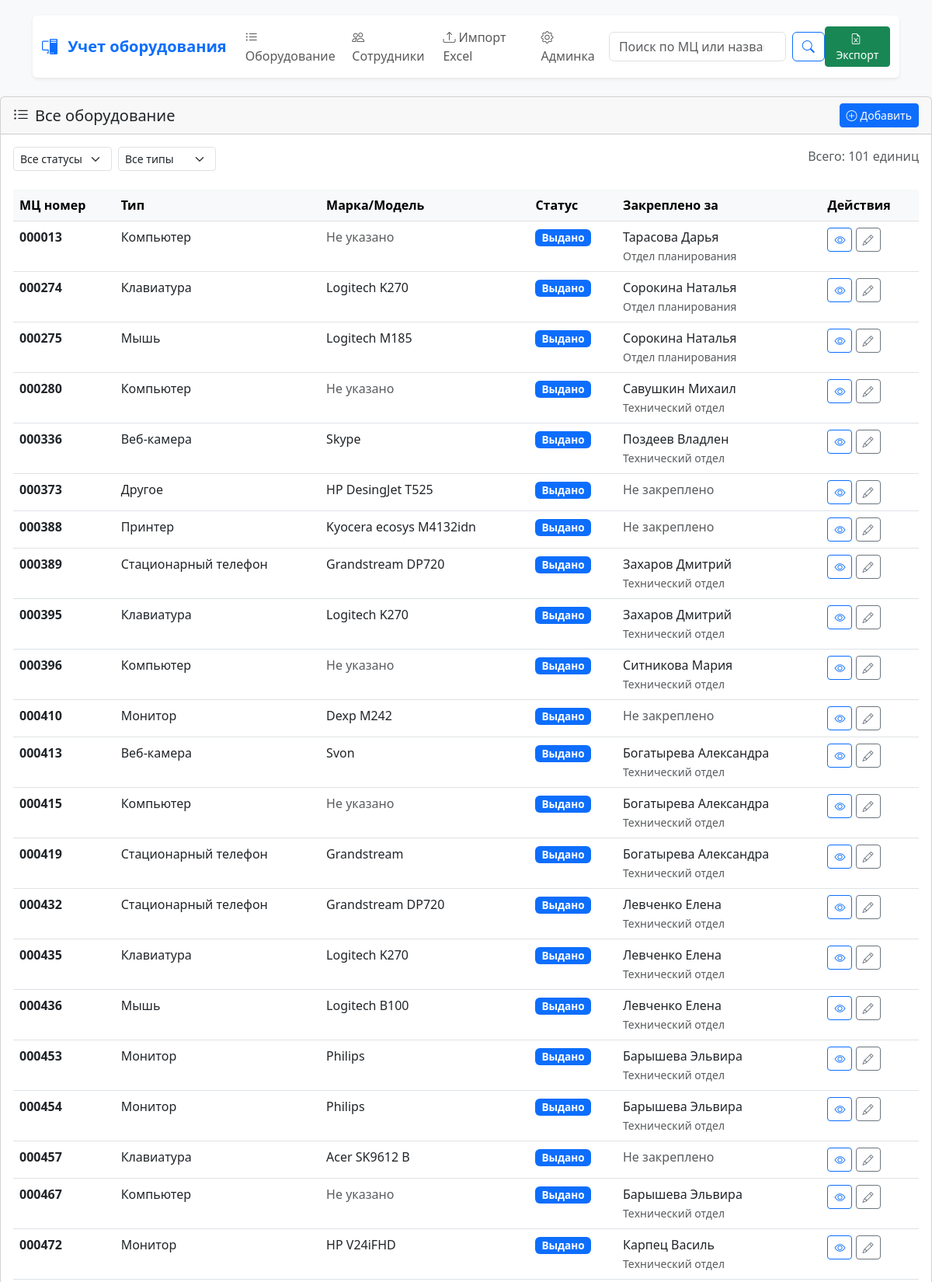
Screenshot of /equipment/ (upper part) with the database file from the repository.
### equipments/models.py (models this page shows, shortened)
class Equipment(models.Model):
    TYPE_CHOICES = [
        ('laptop', 'Ноутбук'),
        ('pc', 'Компьютер'),
        ('monitor', 'Монитор'),
        ('keyboard', 'Клавиатура'),
        ('mouse', 'Мышь'),
        ('printer', 'Принтер'),
        ('scanner', 'Сканер'),
        ('headphones', 'Наушники'),
        ('phone', 'Стационарный телефон'),
        ('webcam', 'Веб-камера'),
        ('other', 'Другое'),
    ]
    STATUS_CHOICES = [
        ('available', 'На складе'),
        ('issued', 'Выдано'),
        ('broken', 'Сломан'),
        ('repair', 'В ремонте'),
        ('written_off', 'Списан'),
    ]
    mc_number = models.CharField('Номер МЦ', max_length=20, db_index=True, blank=True, null=True)
    type = models.CharField('Тип', max_length=50, choices=TYPE_CHOICES)
    brand = models.CharField('Марка', max_length=100, blank=True)
    model = models.CharField('Модель', max_length=100, blank=True)
    serial_number = models.CharField('Серийный номер', max_length=100, blank=True)
    assigned_to = models.ForeignKey(
        Employee,
        on_delete=models.SET_NULL,
        null=True,
        blank=True,
        verbose_name='Закреплено за',
        related_name='equipment'
    )
    status = models.CharField('Статус', max_length=20, choices=STATUS_CHOICES, default='issued')
    purchase_date = models.DateField('Дата покупки', null=True, blank=True)
    warranty_until = models.DateField('Гарантия до', null=True, blank=True)
    notes = models.TextField('Примечания', blank=True)
    created_at = models.DateTimeField('Дата добавления', auto_now_add=True)
    updated_at = models.DateTimeField('Дата обновления', auto_now=True)
    class Meta:
        verbose_name = 'Оборудование'
        verbose_name_plural = 'Оборудование'
        ordering = ['mc_number']  # NULL значения будут в конце
        indexes = [
            models.Index(fields=['mc_number']),
            models.Index(fields=['type']),
            models.Index(fields=['status']),
        ]

### employees/models.py (models this page shows, shortened)
class Employee(models.Model):
    last_name = models.CharField('Фамилия', max_length=100)
    first_name = models.CharField('Имя', max_length=100)
    middle_name = models.CharField('Отчество', max_length=100, blank=True)
    department = models.ForeignKey(Department, on_delete=models.SET_NULL, null=True, blank=True, verbose_name='Отдел')
    position = models.CharField('Должность', max_length=100, blank=True)
    is_active = models.BooleanField('Работает', default=True)
    class Meta:
        verbose_name = 'Сотрудник'
        verbose_name_plural = 'Сотрудники'
        ordering = ['last_name', 'first_name']
    @property
    def full_name(self):
        return f"{self.last_name} {self.first_name} {self.middle_name}".strip()

class Department(models.Model):
    name = models.CharField('Название отдела', max_length=100, unique=True)
    short_name = models.CharField('Короткое название', max_length=20, blank=True)
    class Meta:
        verbose_name = 'Отдел'
        verbose_name_plural = 'Отделы'

### equipments/views.py (the view)
# urls.py: path('', views.equipment_list, name='equipment_list'),
def equipment_list(request):
    equipments = Equipment.objects.select_related('assigned_to').all()
    status_filter = request.GET.get('status')
    type_filter = request.GET.get('type')
    if status_filter:
        equipments = equipments.filter(status=status_filter)
    if type_filter:
        equipments = equipments.filter(type=type_filter)
    context = {
        'equipments': equipments,
        'status_filter': status_filter,
        'type_filter': type_filter,
    }
    return render(request, 'equipments/equipment_list.html', context)

### equipments/templates/equipments/equipment_list.html (shortened to what this page needs)
{% extends 'base.html' %}
{% block content %}
<div class="card">
    <div class="card-header d-flex justify-content-between align-items-center">
        <h5 class="mb-0">
            <i class="bi bi-list-ul me-2"></i>Все оборудование
        </h5>
        <div>
            <a href="/admin/equipments/equipment/add/" class="btn btn-sm btn-primary" target="_blank">
                <i class="bi bi-plus-circle me-1"></i>Добавить
            </a>
        </div>
    </div>
    <div class="card-body">
        <div class="row mb-4">
            <div class="col-md-6">
                <form method="get" class="row g-2">
                    <div class="col-auto">
                        <select name="status" class="form-select form-select-sm" onchange="this.form.submit()">
                            <option value="">Все статусы</option>
                        </select>
                    </div>
                    <div class="col-auto">
                        <select name="type" class="form-select form-select-sm" onchange="this.form.submit()">
                            <option value="">Все типы</option>
                        </select>
                    </div>
                </form>
            </div>
            <div class="col-md-6 text-end">
                <span class="text-muted">
                    Всего: {{ equipments.count }} единиц
                </span>
            </div>
        </div>
        {% if equipments %}
        <div class="table-responsive">
            <table class="table table-hover">
                <thead class="table-light">
                    <tr>
                        <th>МЦ номер</th>
                        <th>Тип</th>
                        <th>Марка/Модель</th>
                        <th>Статус</th>
                        <th>Закреплено за</th>
                        <th>Действия</th>
                    </tr>
                </thead>
                <tbody>
                    {% for item in equipments %}
                    <tr>
                        <td>
                            <strong>{{ item.mc_number }}</strong>
                        </td>
                        <td>{{ item.get_type_display }}</td>
                        <td>
                            {% if item.brand or item.model %}
                                {% if item.brand %}{{ item.brand }}{% endif %}
                                {% if item.model %}{{ item.model }}{% endif %}
                            {% else %}
                                <span class="text-muted">Не указано</span>
                            {% endif %}
                        </td>
                        <td>
                            {% if item.status == 'available' %}
                                <span class="badge bg-success status-badge">На складе</span>
                            {% elif item.status == 'issued' %}
                                <span class="badge bg-primary status-badge">Выдано</span>
                            {% elif item.status == 'broken' %}
                                <span class="badge bg-danger status-badge">Сломан</span>
                            {% elif item.status == 'repair' %}
                                <span class="badge bg-warning text-dark status-badge">В ремонте</span>
                            {% elif item.status == 'written_off' %}
                                <span class="badge bg-secondary status-badge">Списан</span>
                            {% else %}
                                <span class="badge bg-light text-dark status-badge">{{ item.status }}</span>
                            {% endif %}
                        </td>
                        <td>
                            {% if item.assigned_to %}
                                {{ item.assigned_to.full_name }}
                                {% if item.assigned_to.department %}
                                    <br><small class="text-muted">{{ item.assigned_to.department.name }}</small>
                                {% endif %}
                            {% else %}
                                <span class="text-muted">Не закреплено</span>
                            {% endif %}
                        </td>
                        <td>
                            <a href="{% url 'equipments:equipment_detail' item.pk %}" class="btn btn-sm btn-outline-primary">
                                <i class="bi bi-eye"></i>
                            </a>
                            <a href="/admin/equipments/equipment/{{ item.pk }}/change/"
                               class="btn btn-sm btn-outline-secondary" target="_blank">
                                <i class="bi bi-pencil"></i>
                            </a>
                        </td>
                    </tr>
                    {% endfor %}
                </tbody>
            </table>
        </div>
        {% else %}
        <div class="text-center py-5">
            <i class="bi bi-inbox display-1 text-muted"></i>
            <h5 class="mt-3">Оборудование не найдено</h5>
            <p class="text-muted">Добавьте оборудование через админку</p>
        </div>
        {% endif %}
    </div>
</div>
{% endblock %}

### templates/base.html (style rules this page uses)
body { padding-top: 20px; background-color: #f8f9fa; }
.card { box-shadow: 0 2px 4px rgba(0, 0, 0, .1); margin-bottom: 20px; }
.status-badge { font-size: 0.85em; padding: 4px 8px; }

### rows the page displays
Equipment: mc_number "000013", type "Компьютер", brand "Не указано", status "Выдано", assigned_to.full_name "Тарасова Дарья", assigned_to.department.name "Отдел планирования"
Equipment: mc_number "000274", type "Клавиатура", brand "Logitech", model "K270", status "Выдано", assigned_to.full_name "Сорокина Наталья", assigned_to.department.name "Отдел планирования"
Equipment: mc_number "000275", type "Мышь", brand "Logitech", model "M185", status "Выдано", assigned_to.full_name "Сорокина Наталья", assigned_to.department.name "Отдел планирования"
Equipment: mc_number "000280", type "Компьютер", brand "Не указано", status "Выдано", assigned_to.full_name "Савушкин Михаил", assigned_to.department.name "Технический отдел"
Equipment: mc_number "000336", type "Веб-камера", brand "Skype", status "Выдано", assigned_to.full_name "Поздеев Владлен", assigned_to.department.name "Технический отдел"
Equipment: mc_number "000373", type "Другое", brand "HP", model "DesingJet T525", status "Выдано", shows "Не закреплено"
Equipment: mc_number "000388", type "Принтер", brand "Kyocera", model "ecosys M4132idn", status "Выдано", shows "Не закреплено"
Equipment: mc_number "000389", type "Стационарный телефон", brand "Grandstream", model "DP720", status "Выдано", assigned_to.full_name "Захаров Дмитрий", assigned_to.department.name "Технический отдел"
Equipment: mc_number "000395", type "Клавиатура", brand "Logitech", model "K270", status "Выдано", assigned_to.full_name "Захаров Дмитрий", assigned_to.department.name "Технический отдел"
Equipment: mc_number "000396", type "Компьютер", brand "Не указано", status "Выдано", assigned_to.full_name "Ситникова Мария", assigned_to.department.name "Технический отдел"
Equipment: mc_number "000410", type "Монитор", brand "Dexp", model "M242", status "Выдано", shows "Не закреплено"
Equipment: mc_number "000413", type "Веб-камера", brand "Svon", status "Выдано", assigned_to.full_name "Богатырева Александра", assigned_to.department.name "Технический отдел"
Equipment: mc_number "000415", type "Компьютер", brand "Не указано", status "Выдано", assigned_to.full_name "Богатырева Александра", assigned_to.department.name "Технический отдел"
Equipment: mc_number "000419", type "Стационарный телефон", brand "Grandstream", status "Выдано", assigned_to.full_name "Богатырева Александра", assigned_to.department.name "Технический отдел"
Equipment: mc_number "000432", type "Стационарный телефон", brand "Grandstream", model "DP720", status "Выдано", assigned_to.full_name "Левченко Елена", assigned_to.department.name "Технический отдел"
Equipment: mc_number "000435", type "Клавиатура", brand "Logitech", model "K270", status "Выдано", assigned_to.full_name "Левченко Елена", assigned_to.department.name "Технический отдел"
Equipment: mc_number "000436", type "Мышь", brand "Logitech", model "B100", status "Выдано", assigned_to.full_name "Левченко Елена", assigned_to.department.name "Технический отдел"
Equipment: mc_number "000453", type "Монитор", brand "Philips", status "Выдано", assigned_to.full_name "Барышева Эльвира", assigned_to.department.name "Технический отдел"
Equipment: mc_number "000454", type "Монитор", brand "Philips", status "Выдано", assigned_to.full_name "Барышева Эльвира", assigned_to.department.name "Технический отдел"
Equipment: mc_number "000457", type "Клавиатура", brand "Acer", model "SK9612 B", status "Выдано", shows "Не закреплено"
Equipment: mc_number "000467", type "Компьютер", brand "Не указано", status "Выдано", assigned_to.full_name "Барышева Эльвира", assigned_to.department.name "Технический отдел"
Equipment: mc_number "000472", type "Монитор", brand "HP", model "V24iFHD", status "Выдано", assigned_to.full_name "Карпец Василь", assigned_to.department.name "Технический отдел"

### other values shown
{{ equipments.count }} "101"
